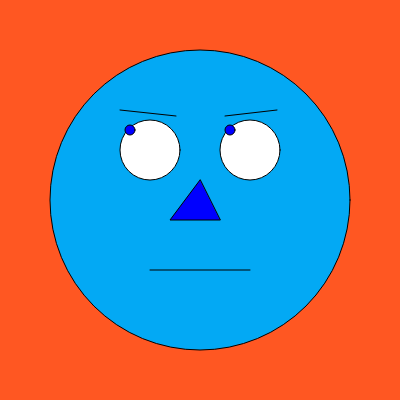
Frame 1 (no input)
Frame 60 (no input): identical to frame 1, image omitted
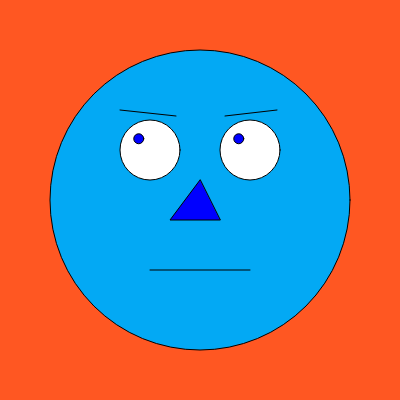
Frame 120 (the mouse pressed at the canvas centre since frame 60)

The p5.js sketch that drew these frames (run headless with seeded random() and noise() and a simulated clock; from frame 60 on, the mouse is pressed at the canvas centre):

// p5.js sketch
// ── sketch.js
function setup() {
  createCanvas(400, 400);
}
let olhoX;
let olhoY;

function draw() {
  background("#FF5722");
  fill("#03A9F4");
  circle(200,200,300);// rosto
  fill("white");
  circle(150,150,60); //olha esquerdo
  circle(250,150,60); //olho direito
  line(150,270,250,270); //boca
  fill("blue")
  triangle(200,180,170,220,220,220); //nariz
  line(120,110,176,116); //sombrancelha esquerda
  line(225,116,277,110); //sombrancelha direita
  olhoX=map(mouseX,0,800,130,165); // nova pupila esquerda
  olhoY=map(mouseY,0,800,130,165); //nova pupila direita
  
  circle(olhoX,olhoY,10);
  circle(olhoX+100,olhoY,10);
  
 
}
